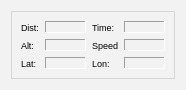
<ui version="4.0" >
 <class>NodeinfoWidget</class>
 <widget class="QWidget" name="NodeinfoWidget" >
  <property name="geometry" >
   <rect>
    <x>0</x>
    <y>0</y>
    <width>186</width>
    <height>78</height>
   </rect>
  </property>
  <property name="sizePolicy" >
   <sizepolicy vsizetype="MinimumExpanding" hsizetype="MinimumExpanding" >
    <horstretch>0</horstretch>
    <verstretch>0</verstretch>
   </sizepolicy>
  </property>
  <property name="palette" >
   <palette>
    <active>
     <colorrole role="Base" >
      <brush brushstyle="SolidPattern" >
       <color alpha="0" >
        <red>255</red>
        <green>255</green>
        <blue>255</blue>
       </color>
      </brush>
     </colorrole>
     <colorrole role="Window" >
      <brush brushstyle="SolidPattern" >
       <color alpha="100" >
        <red>224</red>
        <green>223</green>
        <blue>222</blue>
       </color>
      </brush>
     </colorrole>
    </active>
    <inactive>
     <colorrole role="Base" >
      <brush brushstyle="SolidPattern" >
       <color alpha="0" >
        <red>255</red>
        <green>255</green>
        <blue>255</blue>
       </color>
      </brush>
     </colorrole>
     <colorrole role="Window" >
      <brush brushstyle="SolidPattern" >
       <color alpha="100" >
        <red>224</red>
        <green>223</green>
        <blue>222</blue>
       </color>
      </brush>
     </colorrole>
    </inactive>
    <disabled>
     <colorrole role="Base" >
      <brush brushstyle="SolidPattern" >
       <color alpha="100" >
        <red>224</red>
        <green>223</green>
        <blue>222</blue>
       </color>
      </brush>
     </colorrole>
     <colorrole role="Window" >
      <brush brushstyle="SolidPattern" >
       <color alpha="100" >
        <red>224</red>
        <green>223</green>
        <blue>222</blue>
       </color>
      </brush>
     </colorrole>
    </disabled>
   </palette>
  </property>
  <property name="windowTitle" >
   <string>Form</string>
  </property>
  <layout class="QGridLayout" name="gridLayout_2" >
   <item row="0" column="0" >
    <widget class="QFrame" name="frame" >
     <property name="frameShape" >
      <enum>QFrame::StyledPanel</enum>
     </property>
     <property name="frameShadow" >
      <enum>QFrame::Raised</enum>
     </property>
     <layout class="QGridLayout" name="gridLayout" >
      <item row="0" column="0" >
       <widget class="QLabel" name="label_7" >
        <property name="font" >
         <font>
          <pointsize>7</pointsize>
         </font>
        </property>
        <property name="text" >
         <string>Dist:</string>
        </property>
       </widget>
      </item>
      <item row="0" column="1" >
       <widget class="QLabel" name="lBdist" >
        <property name="sizePolicy" >
         <sizepolicy vsizetype="Preferred" hsizetype="Preferred" >
          <horstretch>1</horstretch>
          <verstretch>0</verstretch>
         </sizepolicy>
        </property>
        <property name="font" >
         <font>
          <pointsize>7</pointsize>
         </font>
        </property>
        <property name="frameShape" >
         <enum>QFrame::Panel</enum>
        </property>
        <property name="frameShadow" >
         <enum>QFrame::Sunken</enum>
        </property>
       </widget>
      </item>
      <item row="0" column="2" >
       <widget class="QLabel" name="label_8" >
        <property name="font" >
         <font>
          <pointsize>7</pointsize>
         </font>
        </property>
        <property name="text" >
         <string>Time:</string>
        </property>
       </widget>
      </item>
      <item row="0" column="3" >
       <widget class="QLabel" name="lBtime" >
        <property name="sizePolicy" >
         <sizepolicy vsizetype="Preferred" hsizetype="Preferred" >
          <horstretch>1</horstretch>
          <verstretch>0</verstretch>
         </sizepolicy>
        </property>
        <property name="font" >
         <font>
          <pointsize>7</pointsize>
         </font>
        </property>
        <property name="frameShape" >
         <enum>QFrame::Panel</enum>
        </property>
        <property name="frameShadow" >
         <enum>QFrame::Sunken</enum>
        </property>
       </widget>
      </item>
      <item row="1" column="0" >
       <widget class="QLabel" name="label_4" >
        <property name="font" >
         <font>
          <pointsize>7</pointsize>
         </font>
        </property>
        <property name="text" >
         <string>Alt:</string>
        </property>
       </widget>
      </item>
      <item row="1" column="1" >
       <widget class="QLabel" name="lBalt" >
        <property name="font" >
         <font>
          <pointsize>7</pointsize>
         </font>
        </property>
        <property name="frameShape" >
         <enum>QFrame::Panel</enum>
        </property>
        <property name="frameShadow" >
         <enum>QFrame::Sunken</enum>
        </property>
       </widget>
      </item>
      <item row="1" column="2" >
       <widget class="QLabel" name="label_3" >
        <property name="font" >
         <font>
          <pointsize>7</pointsize>
         </font>
        </property>
        <property name="text" >
         <string>Speed</string>
        </property>
       </widget>
      </item>
      <item row="1" column="3" >
       <widget class="QLabel" name="lBspeed" >
        <property name="font" >
         <font>
          <pointsize>7</pointsize>
         </font>
        </property>
        <property name="frameShape" >
         <enum>QFrame::Panel</enum>
        </property>
        <property name="frameShadow" >
         <enum>QFrame::Sunken</enum>
        </property>
       </widget>
      </item>
      <item row="2" column="0" >
       <widget class="QLabel" name="label_6" >
        <property name="font" >
         <font>
          <pointsize>7</pointsize>
         </font>
        </property>
        <property name="text" >
         <string>Lat:</string>
        </property>
       </widget>
      </item>
      <item row="2" column="1" >
       <widget class="QLabel" name="lBlat" >
        <property name="font" >
         <font>
          <pointsize>7</pointsize>
         </font>
        </property>
        <property name="frameShape" >
         <enum>QFrame::Panel</enum>
        </property>
        <property name="frameShadow" >
         <enum>QFrame::Sunken</enum>
        </property>
       </widget>
      </item>
      <item row="2" column="2" >
       <widget class="QLabel" name="label_5" >
        <property name="font" >
         <font>
          <pointsize>7</pointsize>
         </font>
        </property>
        <property name="text" >
         <string>Lon:</string>
        </property>
       </widget>
      </item>
      <item row="2" column="3" >
       <widget class="QLabel" name="lBlon" >
        <property name="font" >
         <font>
          <pointsize>7</pointsize>
         </font>
        </property>
        <property name="frameShape" >
         <enum>QFrame::Panel</enum>
        </property>
        <property name="frameShadow" >
         <enum>QFrame::Sunken</enum>
        </property>
       </widget>
      </item>
     </layout>
    </widget>
   </item>
  </layout>
 </widget>
 <resources>
  <include location="resources.qrc" />
 </resources>
 <connections/>
</ui>
